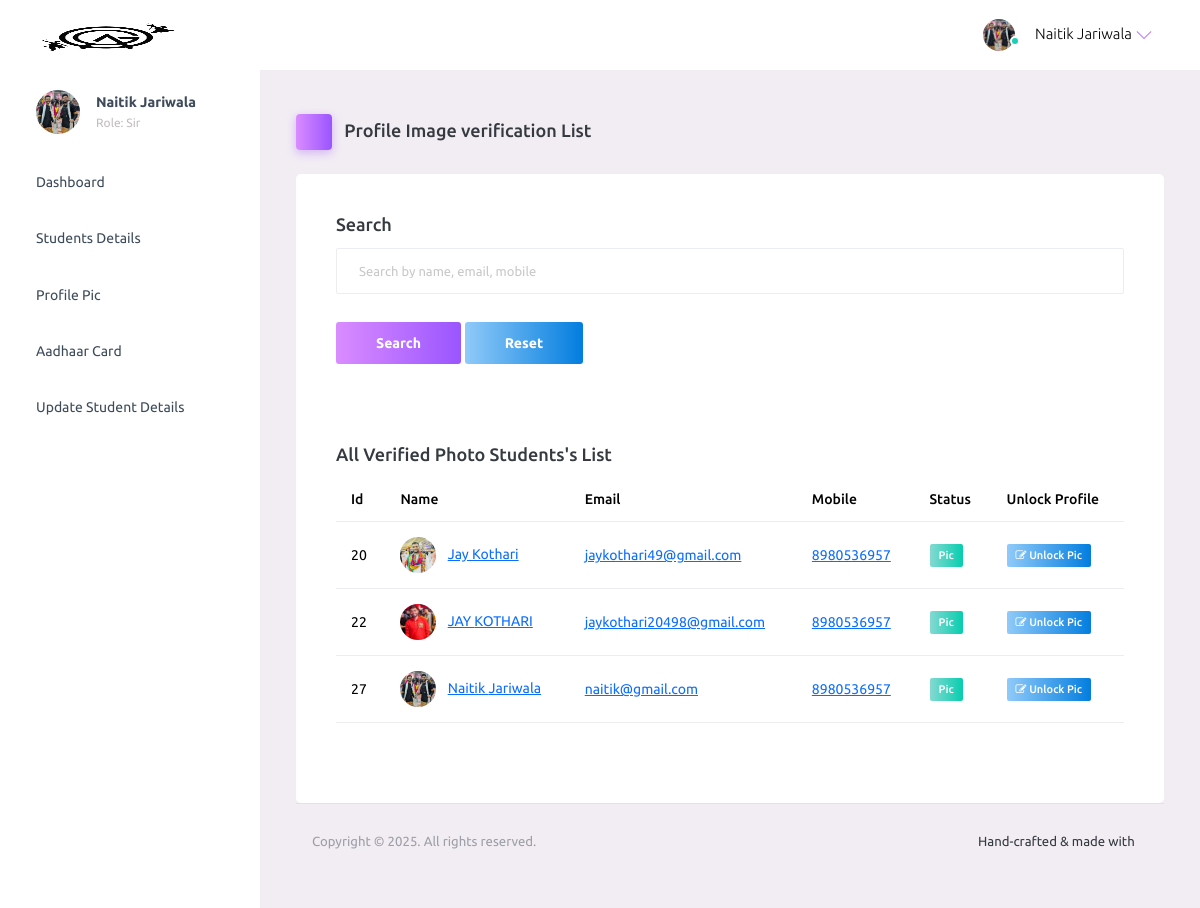
Page /mentor/profile_image_verified_list/ (signed in) on the earlier database version.
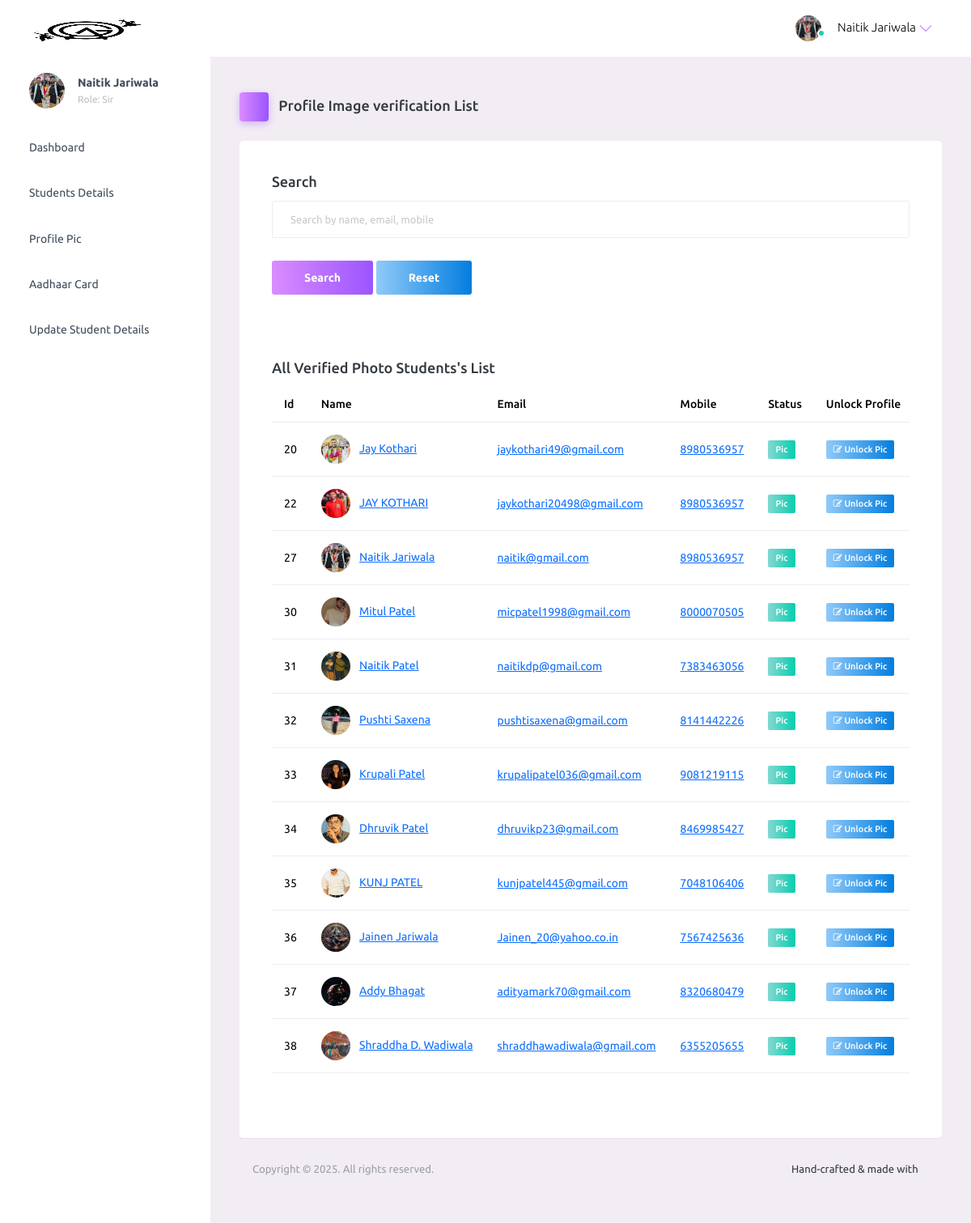
Same page on the later database version.
### student/models.py (models this page shows, shortened)
class Student(models.Model):
    doc_choice = (
        ('Owner','Owner'),
        ('Sir','Sir'),
        ('Student','Student'),
    )
    first_name = models.CharField(max_length=30)
    last_name = models.CharField(max_length=30)
    birth_date = models.DateField(blank=True, null=True)
    email = models.EmailField(unique=True)
    mobile = models.CharField(max_length=10)
    parent_mobile = models.CharField(max_length=10)
    role = models.CharField(max_length=10, choices=doc_choice, default='Student')
    address = models.TextField()
    password = models.CharField(max_length=30)
    password_reset = models.BooleanField(default=False)
    verified = models.BooleanField(default=False)
    aadhar = models.CharField(max_length=12)
    aadhar_verified = models.BooleanField(default=False)
    aadhar_verified_by = models.CharField(max_length=30,blank=True,null=True)
    profile_qr = models.FileField(upload_to='profile_qr/',default='default/qr.png')
    profile_image = models.FileField(upload_to='profile/', default='default/profile.jpg')
    profile_image_verified = models.BooleanField(default=False)
    fees_amount = models.IntegerField(default=0)
    fees_paid = models.IntegerField(default=0)
    fees_status = models.BooleanField(default=False)
    fees_marker = models.CharField(max_length=30,blank=True,null=True)
    batch_name = models.CharField(max_length=30, blank=True, null=True, default='General')
    batch_start_date = models.DateField(blank=True, null=True)
    batch_end_date = models.DateField(blank=True, null=True)
    created_at = models.DateTimeField(auto_now_add=True)

### mentor/views.py (the view, shortened to what this page needs)
# urls.py: path('profile_image_verified_list/', views.profile_image_verified_list, name='profile_image_verified_list'),
def profile_image_verified_list(request):
    try:
        student = Student.objects.get(email=request.session['email'])
        if student.role == 'Student':
            return render(request, 'login.html', {'msg': 'You are not authorized to access this page'})
        students = Student.objects.filter(profile_image_verified=True)
        return render(request, 'profile_image_verified_list.html', {'students': students, 'student': student})
    except:
        return render(request, 'login.html')

### mentor/templates/profile_image_verified_list.html (shortened to what this page needs)
{% extends 'header.html' %}
{% load static %}
{% block content %}
<div class="main-panel">
  <div class="content-wrapper">
    <div class="page-header">
      <h3 class="page-title">
        <span class="page-title-icon bg-gradient-primary text-white me-2">
          <i class="mdi mdi-home"></i>
        </span> Profile Image verification List
      </h3>
    </div>
    <div class="row">
      <div class="col-12 grid-margin">
        <div class="card">
          <div class="card-body">
            <h4 class="card-title">Search</h4>
            <form method="POST" action="{% url 'profile_image_verified_list' %}">
              <div class="form-group">
                <input type="text" class="form-control" id="search" name="search" placeholder="Search by name, email, mobile">
              </div>
              <button type="submit" class="btn btn-gradient-primary mr-2">Search</button>
              <a href="{% url 'profile_image_verified_list' %}" class="btn btn-gradient-info">Reset</a>
            </form>
          </div>
    <div class="row">
      <div class="col-12 grid-margin">
        <div class="card">
          <div class="card-body">
            {% if msg %}
            <h4 class="card-title">{{msg}}</h4>
            <h4 class="card-title">Total "<span style="color: rgb(78, 133, 216);">{{students.count}}</span>" results found</h4>
            {% else %}
            <h4 class="card-title">All Verified Photo Students's List</h4>
            {% endif %}
            <div class="table-responsive">
              <table class="table">
                <thead>
                  <tr>
                    <th> Id </th>
                    <th> Name </th>
                    <th> Email </th>
                    <th> Mobile </th>
                    <th> Status </th>
                    <th> Unlock Profile </th>
                  </tr>
                </thead>
                <tbody>
                  {% for one in students %}
                  <tr>
                    <td>{{one.id}}</td>
                    <td>
                      <img src="{{one.profile_image.url}}" style="object-fit: cover;" class="me-2" alt="image"> <a href="{% url 'view_student' one.id %}">{{one.first_name}} {{one.last_name}}</a>
                    </td>
                    <td> <a href="mailto:{{one.email}}">{{one.email}} </a></td>
                    <td> <a href="tel:+91{{one.mobile}}">{{one.mobile}}</a> </td>
                    <td>
                      {% if one.profile_image_verified %}
                      <label class="badge badge-gradient-success">Pic</label>
                      {% else %}
                      <label class="badge badge-gradient-danger">Pic</label>
                      {% endif %}
                    </td>
                    <td>
                      <a href="{% url 'unlock_profile' one.id %}"><label class="badge badge-gradient-info"> <i class="fa fa-edit"></i> Unlock Pic</label></a>
                    </td>
                  </tr>
                  {% endfor %}
                </tbody>
              </table>
            </div>
          </div>
        </div>
      </div>
    </div>
  </div>
  <footer class="footer">
    <div class="d-sm-flex justify-content-center justify-content-sm-between">
      <span class="text-muted text-center text-sm-left d-block d-sm-inline-block">Copyright © 2025. All rights reserved.</span>
      <span class="float-none float-sm-right d-block mt-1 mt-sm-0 text-center">Hand-crafted & made with <i class="mdi mdi-heart text-danger"></i></span>
    </div>
  </footer>
</div>
{% endblock %}

### mentor/templates/header.html (shortened to what this page needs)
{% load static %}
<!DOCTYPE html>
<html lang="en">
  <head>
    <link rel="stylesheet" href="{% static 'assets/vendors/mdi/css/materialdesignicons.min.css' %}">
    <link rel="stylesheet" href="{% static 'assets/vendors/ti-icons/css/themify-icons.css' %}">
    <link rel="stylesheet" href="{% static 'assets/vendors/css/vendor.bundle.base.css' %}">
    <link rel="stylesheet" href="{% static 'assets/vendors/font-awesome/css/font-awesome.min.css' %}">
    <link rel="stylesheet" href="{% static 'assets/vendors/font-awesome/css/font-awesome.min.css' %}" />
    <link rel="stylesheet" href="{% static 'assets/vendors/bootstrap-datepicker/bootstrap-datepicker.min.css' %}">
    <link rel="stylesheet" href="{% static 'assets/css/style.css' %}">
  </head>
  <body>
    {% if student.role == "Sir" or student.role == "Owner" %}
    <div class="container-scroller">
      <nav class="navbar default-layout-navbar col-lg-12 col-12 p-0 fixed-top d-flex flex-row">
        <div class="text-center navbar-brand-wrapper d-flex align-items-center justify-content-center" style="object-fit: cover; overflow: hidden; ">
          <a class="navbar-brand brand-logo" href="{% url 'mentor-index' %}"><img src="{% static 'assets/images/logo.png' %}" alt="logo"  /></a>
        </div>
        <div class="navbar-menu-wrapper d-flex align-items-stretch">
          <button class="navbar-toggler navbar-toggler align-self-center" type="button" data-toggle="minimize">
            <span class="mdi mdi-menu"></span>
          </button>
          <ul class="navbar-nav navbar-nav-right">
            <li class="nav-item nav-profile dropdown">
              <a class="nav-link dropdown-toggle" id="profileDropdown" href="#" data-bs-toggle="dropdown" aria-expanded="false">
                <div class="nav-profile-img">
                  <img src="{{student.profile_image.url}}" style="object-fit: cover;" alt="image">
                  <span class="availability-status online"></span>
                </div>
                <div class="nav-profile-text">
                  <p class="mb-1 text-black">{{student.first_name}} {{student.last_name}}</p>
                </div>
              </a>
            </li>
          </ul>
        </div>
      </nav>
      <div class="container-fluid page-body-wrapper">
        <nav class="sidebar sidebar-offcanvas" id="sidebar">
          <ul class="nav">
            <li class="nav-item nav-profile">
              <a href="#" class="nav-link">
                <div class="nav-profile-image">
                  <img src="{{student.profile_image.url}}" style="object-fit: cover;" alt="profile" />
                </div>
                <div class="nav-profile-text d-flex flex-column">
                  <span class="font-weight-bold mb-2">{{student.first_name}} {{student.last_name}}</span>
                  <span class="text-secondary text-small">Role: {{student.role}}</span>
                </div>
                <i class="mdi mdi-bookmark-check text-success nav-profile-badge"></i>
              </a>
            </li>
            <li class="nav-item">
              <a class="nav-link" href="{% url 'mentor-index' %}">
                <span class="menu-title">Dashboard</span>
                <i class="mdi mdi-home menu-icon"></i>
              </a>
            </li>
            <li class="nav-item">
              <a class="nav-link" data-bs-toggle="collapse" href="#ui-basic" aria-expanded="false" aria-controls="ui-basic">
                <span class="menu-title">Students Details</span>
                <i class="menu-arrow"></i>
                <i class="mdi mdi-contacts menu-icon"></i>
              </a>
            </li>
            <li class="nav-item">
              <a class="nav-link" data-bs-toggle="collapse" href="#icons" aria-expanded="false" aria-controls="icons">
                <span class="menu-title">Profile Pic</span>
                <i class="mdi mdi-contacts menu-icon"></i>
              </a>
            </li>
            <li class="nav-item">
              <a class="nav-link" data-bs-toggle="collapse" href="#forms" aria-expanded="false" aria-controls="forms">
                <span class="menu-title">Aadhaar Card</span>
                <i class="mdi mdi-format-list-bulleted menu-icon"></i>
              </a>
            </li>
            <li class="nav-item">
              <a class="nav-link" data-bs-toggle="collapse" href="#charts" aria-expanded="false" aria-controls="charts">
                <span class="menu-title">Update Student Details</span>
                <i class="mdi mdi-chart-bar menu-icon"></i>
              </a>
            </li>
          </ul>
        </nav>
        {% block content %}
        {% endblock %}
      </div>
    </div>
    {% endif %}
  </body>
</html>

Differences in the rows shown:
added Student: id "30", profile_image (picture), first_name "Mitul", last_name "Patel", email "micpatel1998@gmail.com", mobile "8000070505", profile_image_verified "Pic"
added Student: id "31", profile_image (picture), first_name "Naitik", last_name "Patel", email "naitikdp@gmail.com", mobile "7383463056", profile_image_verified "Pic"
added Student: id "32", profile_image (picture), first_name "Pushti", last_name "Saxena", email "pushtisaxena@gmail.com", mobile "8141442226", profile_image_verified "Pic"
added Student: id "33", profile_image (picture), first_name "Krupali", last_name "Patel", email "krupalipatel036@gmail.com", mobile "9081219115", profile_image_verified "Pic"
added Student: id "34", profile_image (picture), first_name "Dhruvik", last_name "Patel", email "dhruvikp23@gmail.com", mobile "8469985427", profile_image_verified "Pic"
added Student: id "35", profile_image (picture), first_name "KUNJ", last_name "PATEL", email "kunjpatel445@gmail.com", mobile "7048106406", profile_image_verified "Pic"
added Student: id "36", profile_image (picture), first_name "Jainen", last_name "Jariwala", email "Jainen_20@yahoo.co.in", mobile "7567425636", profile_image_verified "Pic"
added Student: id "37", profile_image (picture), first_name "Addy", last_name "Bhagat", email "adityamark70@gmail.com", mobile "8320680479", profile_image_verified "Pic"
added Student: id "38", profile_image (picture), first_name "Shraddha D.", last_name "Wadiwala", email "shraddhawadiwala@gmail.com", mobile "6355205655", profile_image_verified "Pic"
